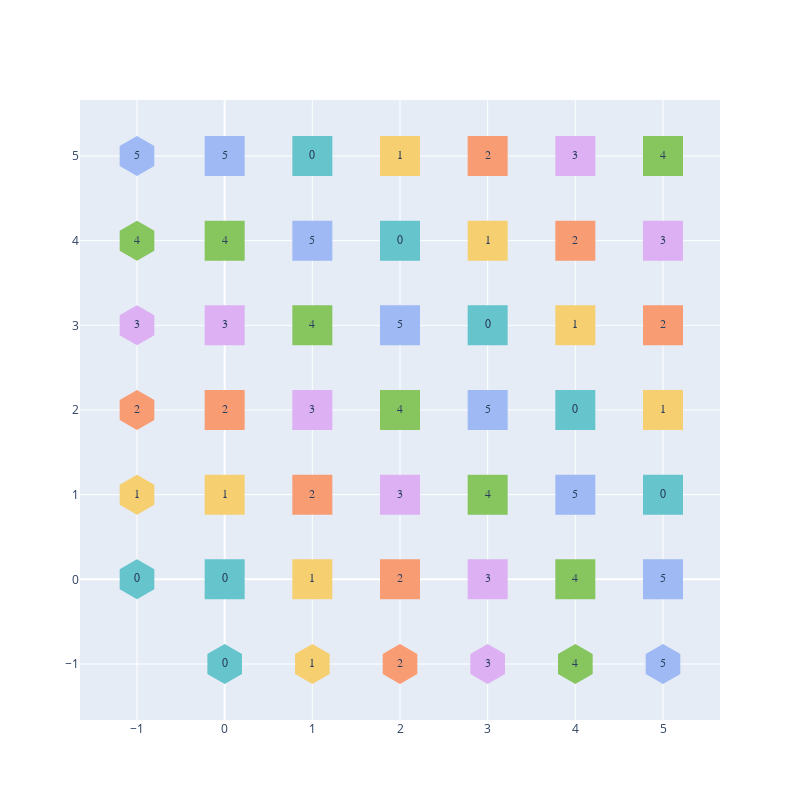

Here is the notebook cell this chart was saved with:
### Code cell
# addition mod 
g = Group(lambda x, y : (x + y) % 6, set(range(6)))
g.cayleyTable()

### Figure 1 — Plotly figure (JSON) as saved in the notebook; plotly's stock layout.template omitted (floating-point values rounded to 4 significant figures)
{"data": [{"marker": {"color": ["rgb(102, 197, 204)", "rgb(246, 207, 113)", "rgb(248, 156, 116)", "rgb(220, 176, 242)", "rgb(135, 197, 95)", "rgb(158, 185, 243)", "rgb(102, 197, 204)", "rgb(246, 207, 113)", "rgb(248, 156, 116)", "rgb(220, 176, 242)", "rgb(135, 197, 95)", "rgb(158, 185, 243)"], "size": 40, "symbol": "14"}, "mode": "markers+text", "text": ["0", "1", "2", "3", "4", "5", "0", "1", "2", "3", "4", "5"], "textfont": {"family": "Monospace"}, "type": "scatter", "x": [0, 1, 2, 3, 4, 5, -1, -1, -1, -1, -1, -1], "y": [-1, -1, -1, -1, -1, -1, 0, 1, 2, 3, 4, 5]}, {"marker": {"color": ["rgb(102, 197, 204)", "rgb(246, 207, 113)", "rgb(248, 156, 116)", "rgb(220, 176, 242)", "rgb(135, 197, 95)", "rgb(158, 185, 243)", "rgb(246, 207, 113)", "rgb(248, 156, 116)", "rgb(220, 176, 242)", "rgb(135, 197, 95)", "rgb(158, 185, 243)", "rgb(102, 197, 204)", "rgb(248, 156, 116)", "rgb(220, 176, 242)", "rgb(135, 197, 95)", "rgb(158, 185, 243)", "rgb(102, 197, 204)", "rgb(246, 207, 113)", "rgb(220, 176, 242)", "rgb(135, 197, 95)", "rgb(158, 185, 243)", "rgb(102, 197, 204)", "rgb(246, 207, 113)", "rgb(248, 156, 116)", "rgb(135, 197, 95)", "rgb(158, 185, 243)", "rgb(102, 197, 204)", "rgb(246, 207, 113)", "rgb(248, 156, 116)", "rgb(220, 176, 242)", "rgb(158, 185, 243)", "rgb(102, 197, 204)", "rgb(246, 207, 113)", "rgb(248, 156, 116)", "rgb(220, 176, 242)", "rgb(135, 197, 95)"], "size": 40, "symbol": "1"}, "mode": "markers+text", "text": ["0", "1", "2", "3", "4", "5", "1", "2", "3", "4", "5", "0", "2", "3", "4", "5", "0", "1", "3", "4", "5", "0", "1", "2", "4", "5", "0", "1", "2", "3", "5", "0", "1", "2", "3", "4"], "textfont": {"family": "Monospace"}, "type": "scatter", "x": [0, 0, 0, 0, 0, 0, 1, 1, 1, 1, 1, 1, 2, 2, 2, 2, 2, 2, 3, 3, 3, 3, 3, 3, 4, 4, 4, 4, 4, 4, 5, 5, 5, 5, 5, 5], "y": [0, 1, 2, 3, 4, 5, 0, 1, 2, 3, 4, 5, 0, 1, 2, 3, 4, 5, 0, 1, 2, 3, 4, 5, 0, 1, 2, 3, 4, 5, 0, 1, 2, 3, 4, 5]}], "layout": {"height": 800, "showlegend": false, "width": 800}}
